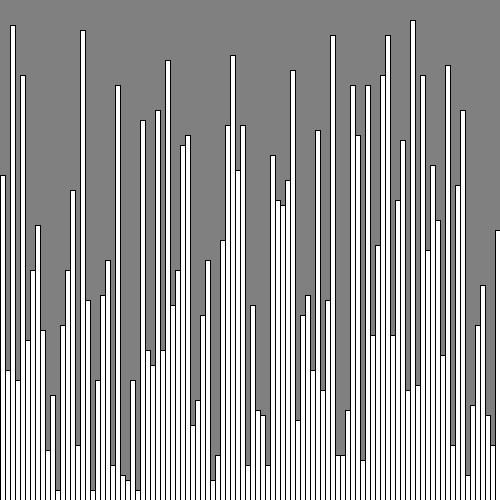
Frame 1 (no input)
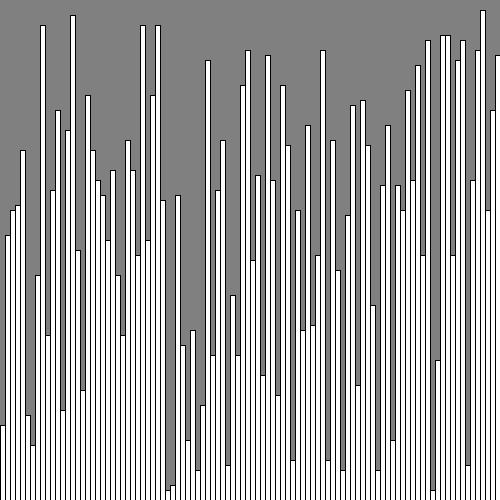
Frame 2 (the mouse pressed at the canvas centre, redrawn once)

The Processing sketch that drew these frames (run headless with seeded random() and noise(); the mouse was pressed at the canvas centre and the sketch redrawn once):

// Processing sketch: test2
// ── test2.pde
int lineWidth = 5;
int lineHeight = -5;
int i;
int num;

void setup(){
  size(500,500);
  frameRate(20);
}

void draw(){
  background(128);
  translate(0,height);
  
  for (i = 0; i < 100; i++){
    num = (int)random(1, 100);
    rect(lineWidth*i, 0, lineWidth, lineHeight*num);
    println(num);
  }
  noLoop();
}
